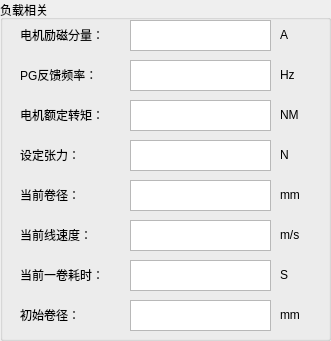
   <widget class="QGroupBox" name="groupBox_12">
    <property name="geometry">
     <rect>
      <x>650</x>
      <y>410</y>
      <width>331</width>
      <height>341</height>
     </rect>
    </property>
    <property name="title">
     <string>负载相关</string>
    </property>
    <widget class="QLabel" name="s1__lb_72">
     <property name="geometry">
      <rect>
       <x>20</x>
       <y>20</y>
       <width>108</width>
       <height>29</height>
      </rect>
     </property>
     <property name="text">
      <string>电机励磁分量：</string>
     </property>
    </widget>
    <widget class="QLabel" name="dw_52">
     <property name="geometry">
      <rect>
       <x>280</x>
       <y>20</y>
       <width>41</width>
       <height>29</height>
      </rect>
     </property>
     <property name="text">
      <string>A</string>
     </property>
    </widget>
    <widget class="QTextBrowser" name="excite">
     <property name="geometry">
      <rect>
       <x>130</x>
       <y>20</y>
       <width>141</width>
       <height>31</height>
      </rect>
     </property>
     <property name="html">
      <string>&lt;!DOCTYPE HTML PUBLIC &quot;-//W3C//DTD HTML 4.0//EN&quot; &quot;http://www.w3.org/TR/REC-html40/strict.dtd&quot;&gt;
&lt;html&gt;&lt;head&gt;&lt;meta name=&quot;qrichtext&quot; content=&quot;1&quot; /&gt;&lt;style type=&quot;text/css&quot;&gt;
p, li { white-space: pre-wrap; }
&lt;/style&gt;&lt;/head&gt;&lt;body style=&quot; font-family:'SimSun'; font-size:9pt; font-weight:400; font-style:normal;&quot;&gt;
&lt;p style=&quot;-qt-paragraph-type:empty; margin-top:0px; margin-bottom:0px; margin-left:0px; margin-right:0px; -qt-block-indent:0; text-indent:0px;&quot;&gt;&lt;br /&gt;&lt;/p&gt;&lt;/body&gt;&lt;/html&gt;</string>
     </property>
    </widget>
    <widget class="QLabel" name="s1__lb_73">
     <property name="geometry">
      <rect>
       <x>20</x>
       <y>60</y>
       <width>108</width>
       <height>29</height>
      </rect>
     </property>
     <property name="text">
      <string>PG反馈频率：</string>
     </property>
    </widget>
    <widget class="QTextBrowser" name="PGback">
     <property name="geometry">
      <rect>
       <x>130</x>
       <y>60</y>
       <width>141</width>
       <height>31</height>
      </rect>
     </property>
     <property name="html">
      <string>&lt;!DOCTYPE HTML PUBLIC &quot;-//W3C//DTD HTML 4.0//EN&quot; &quot;http://www.w3.org/TR/REC-html40/strict.dtd&quot;&gt;
&lt;html&gt;&lt;head&gt;&lt;meta name=&quot;qrichtext&quot; content=&quot;1&quot; /&gt;&lt;style type=&quot;text/css&quot;&gt;
p, li { white-space: pre-wrap; }
&lt;/style&gt;&lt;/head&gt;&lt;body style=&quot; font-family:'SimSun'; font-size:9pt; font-weight:400; font-style:normal;&quot;&gt;
&lt;p style=&quot;-qt-paragraph-type:empty; margin-top:0px; margin-bottom:0px; margin-left:0px; margin-right:0px; -qt-block-indent:0; text-indent:0px;&quot;&gt;&lt;br /&gt;&lt;/p&gt;&lt;/body&gt;&lt;/html&gt;</string>
     </property>
    </widget>
    <widget class="QLabel" name="dw_53">
     <property name="geometry">
      <rect>
       <x>280</x>
       <y>60</y>
       <width>41</width>
       <height>29</height>
      </rect>
     </property>
     <property name="text">
      <string>Hz</string>
     </property>
    </widget>
    <widget class="QLabel" name="s1__lb_74">
     <property name="geometry">
      <rect>
       <x>20</x>
       <y>100</y>
       <width>108</width>
       <height>29</height>
      </rect>
     </property>
     <property name="text">
      <string>电机额定转矩：</string>
     </property>
    </widget>
    <widget class="QTextBrowser" name="motorTor">
     <property name="geometry">
      <rect>
       <x>130</x>
       <y>100</y>
       <width>141</width>
       <height>31</height>
      </rect>
     </property>
     <property name="html">
      <string>&lt;!DOCTYPE HTML PUBLIC &quot;-//W3C//DTD HTML 4.0//EN&quot; &quot;http://www.w3.org/TR/REC-html40/strict.dtd&quot;&gt;
&lt;html&gt;&lt;head&gt;&lt;meta name=&quot;qrichtext&quot; content=&quot;1&quot; /&gt;&lt;style type=&quot;text/css&quot;&gt;
p, li { white-space: pre-wrap; }
&lt;/style&gt;&lt;/head&gt;&lt;body style=&quot; font-family:'SimSun'; font-size:9pt; font-weight:400; font-style:normal;&quot;&gt;
&lt;p style=&quot;-qt-paragraph-type:empty; margin-top:0px; margin-bottom:0px; margin-left:0px; margin-right:0px; -qt-block-indent:0; text-indent:0px;&quot;&gt;&lt;br /&gt;&lt;/p&gt;&lt;/body&gt;&lt;/html&gt;</string>
     </property>
    </widget>
    <widget class="QLabel" name="dw_54">
     <property name="geometry">
      <rect>
       <x>280</x>
       <y>100</y>
       <width>41</width>
       <height>29</height>
      </rect>
     </property>
     <property name="text">
      <string>NM</string>
     </property>
    </widget>
    <widget class="QLabel" name="s1__lb_75">
     <property name="geometry">
      <rect>
       <x>20</x>
       <y>140</y>
       <width>108</width>
       <height>29</height>
      </rect>
     </property>
     <property name="text">
      <string>设定张力：</string>
     </property>
    </widget>
    <widget class="QTextBrowser" name="setTension">
     <property name="geometry">
      <rect>
       <x>130</x>
       <y>140</y>
       <width>141</width>
       <height>31</height>
      </rect>
     </property>
     <property name="html">
      <string>&lt;!DOCTYPE HTML PUBLIC &quot;-//W3C//DTD HTML 4.0//EN&quot; &quot;http://www.w3.org/TR/REC-html40/strict.dtd&quot;&gt;
&lt;html&gt;&lt;head&gt;&lt;meta name=&quot;qrichtext&quot; content=&quot;1&quot; /&gt;&lt;style type=&quot;text/css&quot;&gt;
p, li { white-space: pre-wrap; }
&lt;/style&gt;&lt;/head&gt;&lt;body style=&quot; font-family:'SimSun'; font-size:9pt; font-weight:400; font-style:normal;&quot;&gt;
&lt;p style=&quot;-qt-paragraph-type:empty; margin-top:0px; margin-bottom:0px; margin-left:0px; margin-right:0px; -qt-block-indent:0; text-indent:0px;&quot;&gt;&lt;br /&gt;&lt;/p&gt;&lt;/body&gt;&lt;/html&gt;</string>
     </property>
    </widget>
    <widget class="QLabel" name="dw_55">
     <property name="geometry">
      <rect>
       <x>280</x>
       <y>140</y>
       <width>41</width>
       <height>29</height>
      </rect>
     </property>
     <property name="text">
      <string>N</string>
     </property>
    </widget>
    <widget class="QLabel" name="s1__lb_76">
     <property name="geometry">
      <rect>
       <x>20</x>
       <y>180</y>
       <width>108</width>
       <height>29</height>
      </rect>
     </property>
     <property name="text">
      <string>当前卷径：</string>
     </property>
    </widget>
    <widget class="QTextBrowser" name="rollNow">
     <property name="geometry">
      <rect>
       <x>130</x>
       <y>180</y>
       <width>141</width>
       <height>31</height>
      </rect>
     </property>
     <property name="html">
      <string>&lt;!DOCTYPE HTML PUBLIC &quot;-//W3C//DTD HTML 4.0//EN&quot; &quot;http://www.w3.org/TR/REC-html40/strict.dtd&quot;&gt;
&lt;html&gt;&lt;head&gt;&lt;meta name=&quot;qrichtext&quot; content=&quot;1&quot; /&gt;&lt;style type=&quot;text/css&quot;&gt;
p, li { white-space: pre-wrap; }
&lt;/style&gt;&lt;/head&gt;&lt;body style=&quot; font-family:'SimSun'; font-size:9pt; font-weight:400; font-style:normal;&quot;&gt;
&lt;p style=&quot;-qt-paragraph-type:empty; margin-top:0px; margin-bottom:0px; margin-left:0px; margin-right:0px; -qt-block-indent:0; text-indent:0px;&quot;&gt;&lt;br /&gt;&lt;/p&gt;&lt;/body&gt;&lt;/html&gt;</string>
     </property>
    </widget>
    <widget class="QLabel" name="dw_56">
     <property name="geometry">
      <rect>
       <x>280</x>
       <y>180</y>
       <width>41</width>
       <height>29</height>
      </rect>
     </property>
     <property name="text">
      <string>mm</string>
     </property>
    </widget>
    <widget class="QLabel" name="s1__lb_77">
     <property name="geometry">
      <rect>
       <x>20</x>
       <y>220</y>
       <width>108</width>
       <height>29</height>
      </rect>
     </property>
     <property name="text">
      <string>当前线速度：</string>
     </property>
    </widget>
    <widget class="QTextBrowser" name="spdNow">
     <property name="geometry">
      <rect>
       <x>130</x>
       <y>220</y>
       <width>141</width>
       <height>31</height>
      </rect>
     </property>
     <property name="html">
      <string>&lt;!DOCTYPE HTML PUBLIC &quot;-//W3C//DTD HTML 4.0//EN&quot; &quot;http://www.w3.org/TR/REC-html40/strict.dtd&quot;&gt;
&lt;html&gt;&lt;head&gt;&lt;meta name=&quot;qrichtext&quot; content=&quot;1&quot; /&gt;&lt;style type=&quot;text/css&quot;&gt;
p, li { white-space: pre-wrap; }
&lt;/style&gt;&lt;/head&gt;&lt;body style=&quot; font-family:'SimSun'; font-size:9pt; font-weight:400; font-style:normal;&quot;&gt;
&lt;p style=&quot;-qt-paragraph-type:empty; margin-top:0px; margin-bottom:0px; margin-left:0px; margin-right:0px; -qt-block-indent:0; text-indent:0px;&quot;&gt;&lt;br /&gt;&lt;/p&gt;&lt;/body&gt;&lt;/html&gt;</string>
     </property>
    </widget>
    <widget class="QLabel" name="dw_57">
     <property name="geometry">
      <rect>
       <x>280</x>
       <y>220</y>
       <width>41</width>
       <height>29</height>
      </rect>
     </property>
     <property name="text">
      <string>m/s</string>
     </property>
    </widget>
    <widget class="QLabel" name="s1__lb_78">
     <property name="geometry">
      <rect>
       <x>20</x>
       <y>260</y>
       <width>108</width>
       <height>29</height>
      </rect>
     </property>
     <property name="text">
      <string>当前一卷耗时：</string>
     </property>
    </widget>
    <widget class="QTextBrowser" name="firstRollTime">
     <property name="geometry">
      <rect>
       <x>130</x>
       <y>260</y>
       <width>141</width>
       <height>31</height>
      </rect>
     </property>
     <property name="html">
      <string>&lt;!DOCTYPE HTML PUBLIC &quot;-//W3C//DTD HTML 4.0//EN&quot; &quot;http://www.w3.org/TR/REC-html40/strict.dtd&quot;&gt;
&lt;html&gt;&lt;head&gt;&lt;meta name=&quot;qrichtext&quot; content=&quot;1&quot; /&gt;&lt;style type=&quot;text/css&quot;&gt;
p, li { white-space: pre-wrap; }
&lt;/style&gt;&lt;/head&gt;&lt;body style=&quot; font-family:'SimSun'; font-size:9pt; font-weight:400; font-style:normal;&quot;&gt;
&lt;p style=&quot;-qt-paragraph-type:empty; margin-top:0px; margin-bottom:0px; margin-left:0px; margin-right:0px; -qt-block-indent:0; text-indent:0px;&quot;&gt;&lt;br /&gt;&lt;/p&gt;&lt;/body&gt;&lt;/html&gt;</string>
     </property>
    </widget>
    <widget class="QLabel" name="dw_58">
     <property name="geometry">
      <rect>
       <x>280</x>
       <y>260</y>
       <width>41</width>
       <height>29</height>
      </rect>
     </property>
     <property name="text">
      <string>S</string>
     </property>
    </widget>
    <widget class="QLabel" name="s1__lb_79">
     <property name="geometry">
      <rect>
       <x>20</x>
       <y>300</y>
       <width>108</width>
       <height>29</height>
      </rect>
     </property>
     <property name="text">
      <string>初始卷径：</string>
     </property>
    </widget>
    <widget class="QTextBrowser" name="rollInit">
     <property name="geometry">
      <rect>
       <x>130</x>
       <y>300</y>
       <width>141</width>
       <height>31</height>
      </rect>
     </property>
     <property name="html">
      <string>&lt;!DOCTYPE HTML PUBLIC &quot;-//W3C//DTD HTML 4.0//EN&quot; &quot;http://www.w3.org/TR/REC-html40/strict.dtd&quot;&gt;
&lt;html&gt;&lt;head&gt;&lt;meta name=&quot;qrichtext&quot; content=&quot;1&quot; /&gt;&lt;style type=&quot;text/css&quot;&gt;
p, li { white-space: pre-wrap; }
&lt;/style&gt;&lt;/head&gt;&lt;body style=&quot; font-family:'SimSun'; font-size:9pt; font-weight:400; font-style:normal;&quot;&gt;
&lt;p style=&quot;-qt-paragraph-type:empty; margin-top:0px; margin-bottom:0px; margin-left:0px; margin-right:0px; -qt-block-indent:0; text-indent:0px;&quot;&gt;&lt;br /&gt;&lt;/p&gt;&lt;/body&gt;&lt;/html&gt;</string>
     </property>
    </widget>
    <widget class="QLabel" name="dw_59">
     <property name="geometry">
      <rect>
       <x>280</x>
       <y>300</y>
       <width>41</width>
       <height>29</height>
      </rect>
     </property>
     <property name="text">
      <string>mm</string>
     </property>
    </widget>
   </widget>
